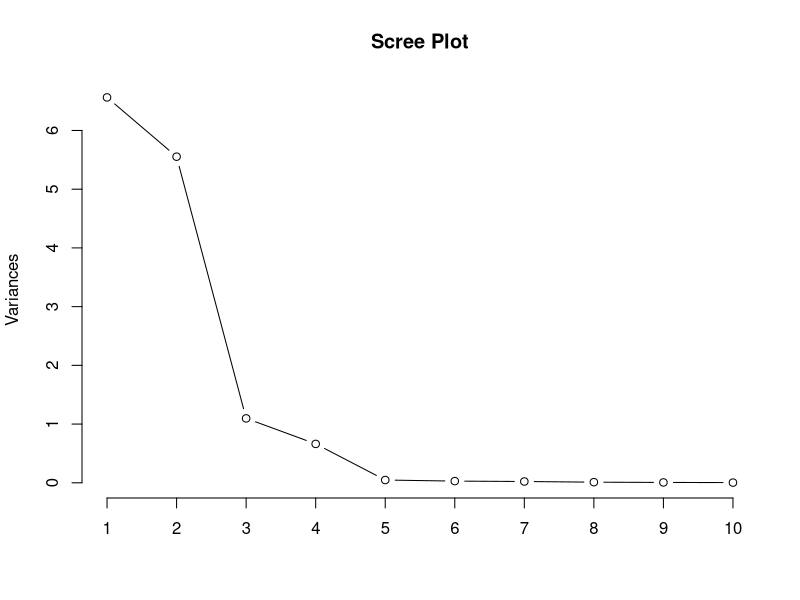

Write the R code that produced this figure.
## ---- chunk 1
knitr::opts_chunk$set(echo = TRUE)
data1 <- read.csv("math120examscores.csv", h= T)
data2 <- read.csv("drivPoints.txt",h = T)
library(plyr)
library(scales)
library(grid)
library(ggplot2)
## ---- chunk 2
X <- as.matrix(data1)
dim(X)
head(X)
## ---- chunk 3
# to.theta function
to.theta <- function(mu,Sig){
  theta = c(0)
  p = length(Sig[,1])
  q = p*(p+1)/2
  v = matrix(c(1,1,2,1,2,2,3,1,3,2,3,3),ncol = 2, nrow = 6, byrow = T)
  for(i in 1:p){theta[i] = mu[i]}
  for(i in 1:q){theta[p+i] = Sig[v[i,1],v[i,2]]}
  return(theta)
} 

# EM algorithm
 EMfunc <- function(y,mu,Sig,tolgrad){
  # initials
  p = length(Sig[,1])
  n = length(y[,1])
  th = to.theta(mu,Sig)
  ip = norm(th, type='2')
  it = 1
  # save iterations in here
  ITER = matrix(c(it,mu[1],mu[3],Sig[1,1],Sig[3,3],ip), nrow =1, ncol = 6, byrow = T)
    while(ip >= tolgrad){
      xbar.star = c(0,0,0)
      S.star = matrix(0,p,p)

      for(i in 1:n){

        # noting missing and observed data
        obs = which(!is.na(y[i,]))
        mis = which(is.na(y[i,]))

        # use that info to get mus, sigmas, and data
        mu_o = mu[obs]
        mu_m = mu[mis]
        Sig_oo = Sig[obs,obs]
        Sig_om = Sig[obs,mis]
        Sig_mo = Sig[mis,obs]
        Sig_mm = Sig[mis,mis]
        y_o = y[i,obs]
        y_m = y[i,mis]

        # initializing expectations for the xbar and S
        E.xi = c(0)
        E.S = matrix(0,p,p)

        # get mu tilde
        Estar.y_m = mu_m + (Sig_mo %*% solve(Sig_oo)) %*% (y_o - mu_o)
        E.xi[obs] = y_o
        E.xi[mis] = Estar.y_m
        xbar.star = xbar.star + E.xi/n
        mu.tilde = xbar.star

        # get sigma tilde
        E.S[obs,obs] = y_o %*% t(y_o)
        E.S[mis,obs] = Estar.y_m %*% t(y_o)
        E.S[obs,mis] = Estar.y_m %*% t(y_o)
        E.S[mis,mis] = Sig_mm - (Sig_mo %*% solve(Sig_oo) %*% Sig_om) + (Estar.y_m %*% t(Estar.y_m))
        S.star = S.star + E.S/n
        Sig.tilde = S.star - (xbar.star %*% t(xbar.star))
    }

    # finding the gradients
    del.mu = (-1)*n*solve(Sig.tilde) %*% (mu - mu.tilde)
    J = S.star - xbar.star%*%t(mu.tilde) - mu.tilde%*%t(xbar.star) + mu.tilde%*%t(mu.tilde)
    I = diag(3)
    del.Sig = (-n/2) * solve(Sig.tilde)%*%(I - solve(Sig.tilde)%*%J)
    del.theta = to.theta(del.mu,del.Sig)

    # get the innerproduct of del.theta
    ip <- norm(del.theta, type = '2')

    # plug back in for iteration
    mu.tilde -> mu
    Sig.tilde -> Sig
    it = it + 1

    # save into dataframe
    ITER <- rbind(ITER,c(it,mu[1],mu[3],Sig[1,1],Sig[3,3],ip))
    }
# print first three and last three rows of dataframe
u <- length(ITER[,1])
# colnames(ITER) = c("Iteration","mu1","mu2","Sigma_11","Sigma_33","gradnorm")
# print("first 3 iterations")
# print(ITER[1:3,])
# print("last 3 iterations")
# print(ITER[(u-2):u,])
# print final mu and Sigma
return(list("mu estimator" = mu, "Sigma estimator" = Sig))
 }
## ---- chunk 4
EMfunc(X,c(0,0,0),diag(3),1e-06)
## ---- chunk 5
EMfunc(X,c(0,0,0),diag(3),1e-06) -> Est
S1 <- Est$`Sigma estimator`
m1 <- Est$`mu estimator`
## ---- chunk 6
confInt <- function(data,xbar,sigma,alpha = .05){
  X = data
  p = dim(X)[2]
  n = dim(X)[1]
  a = alpha
  s = sigma 
  CONF <- data.frame()
  for(j in 1:p){
    num = p*(n-1)*(s[j,j])*qf(1-a,n-1,n-1)
    den = n*(n-p)
    CONF[j,1] = names(data)[j]
    CONF[j,2] = xbar[j] - sqrt(num/den)
    CONF[j,3] = xbar[j] + sqrt(num/den)
  }

  names(CONF) = c("var","upper","lower")
 return("confidence intervals" = CONF)
}
confInt(data1,m1,S1,.05)
## ---- chunk 7
# let's do some PCA work
# we need a GAMMA and LAMBDA 
X = as.matrix(data2[,6:19])
Y = as.matrix(data2[,5])
S = cov((data2)[,6:19])
GAM = as.matrix(eigen(S)$vectors)
LAM = eigen(S)$values*(diag(14))
# generate the C columns
C = X%*%GAM

## ---- chunk 8
pca <- prcomp(X,scale. = T)
plot(pca, type = 'l', main = "Scree Plot")
## ---- chunk 9
model.all <- lm(Y ~ C)
model.4 <- lm(Y ~ C[,1:4])
model.5 <- lm(Y ~ C[,1:5])
model.6 <- lm(Y ~ C[,1:6])
summary(model.all)$r.squared
summary(model.4)$r.squared
summary(model.5)$r.squared
summary(model.6)$r.squared
## ---- chunk 10
names(pca)
pca$rotation # these are the loading coefficients
summary(model.6)
## ---- chunk 11
fact.model = factanal(X,factors=3,rotation="varimax")
fact.model$loadings
